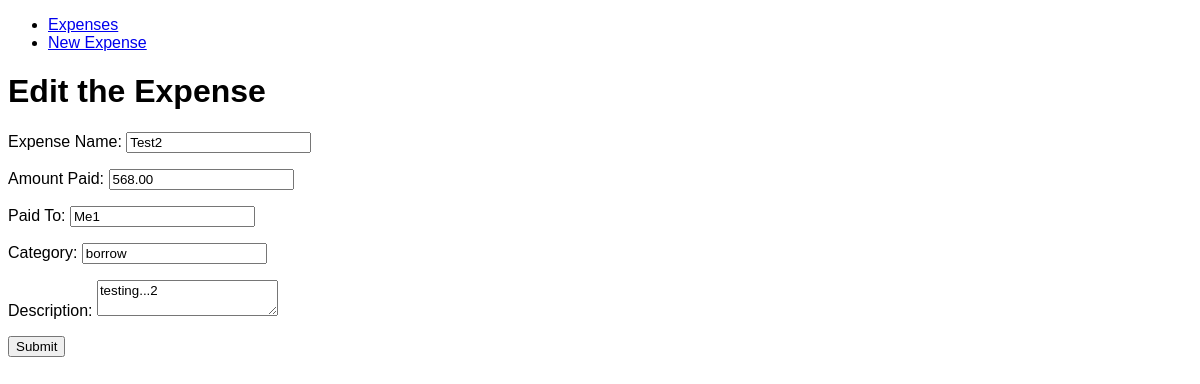
The page /expense/103/edit on the database its author committed.
### application.py (models this page shows)
class Expense(db.Model):
    __tablename__ = "expenses"
    id = db.Column(db.Integer, primary_key=True)
    item = db.Column(db.Unicode)
    amount = db.Column(db.Float)
    paid_to = db.Column(db.Unicode)
    category = db.Column(db.Unicode)
    date = db.Column(db.Date)
    description = db.Column(db.Unicode)

### application.py (the view, shortened to what this page needs)
@application.route("/expense/<int:id>/edit", methods=["GET", "POST"])
def edit(id):
    expense = Expense.query.get(id)
    if not expense:
        return Response("Not found")
    form_fill = {
        "item": expense.item,
        "amount": expense.amount,
        "paid_to": expense.paid_to,
        "category": expense.category,
        "description": expense.description
    }
    return render_template("edit.html", data=form_fill)

### templates/edit.html (shortened to what this page needs)
{% extends "layout.html" %}
{% block body %}
<h1>Edit the Expense</h1>
<form method="POST">
    <p>
        <label for="item">Expense Name: </label>
        <input type="text" name="item" value="{{data.item}}"/>
    </p>
    <p>
        <label for="amount">Amount Paid: </label>
        <input type="number" name="amount" value="{{ '%0.2f' | format(data.amount) }}" step="0.01" />
    </p>
    <p>
        <label for="paid_to">Paid To:</label>
        <input type="text" name="paid_to" value="{{ data.paid_to }}"/>
    </p>
    <p>
        <label for="category">Category: </label>
        <input type="text" name="category" value="{{ data.category }}"/>
    </p>
    <p>
        <label for="description">Description: </label>
        <textarea name="description">{{ data.description }}</textarea>
    </p>
    <p>
        <input type="submit" name="Edit Expense" />
    </p>
</form>
{% endblock %}

### static/style.css (style rules this page uses)
* { font-family: helvetica; }

### rows shown on the page
Expense: item "Test2", amount "568.00", paid_to "Me1", category "borrow", description "testing...2"
